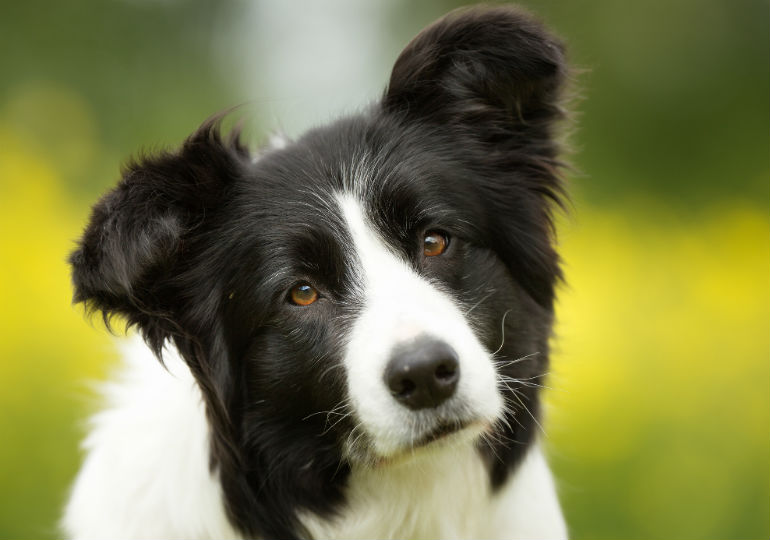
#> input picture datascience_2705/border_collie_hero.jpg, 770 x 540 px
$ jupyter execute TestOpenCV.ipynb
#> lines starting #> are read from the running program, lines starting #| are printed output that depends on the picture
[cell 1]
import cv2
import numpy as np
import matplotlib.pyplot as plt

[cell 2]
img = cv2.imread("border_collie_hero.jpg")
#> img is the input picture: shape (540, 770, 3); mean B, G, R 72.3, 122.7, 121.6

[cell 3]
type(img)

[cell 4]
img.shape
#> Out = (540, 770, 3)

[cell 5]
img

[cell 6]
plt.imshow(cv2.cvtColor(img, cv2.COLOR_BGR2RGB))
plt.show()

#### Secondo procedimento

[cell 7]
img2 = cv2.imread("border_collie_hero.jpg")

[cell 8]
img2 = cv2.cvtColor(img, cv2.COLOR_BGR2RGB)

[cell 9]
plt.imshow(img2)

[cell 10]
b, g, r = cv2.split(img)
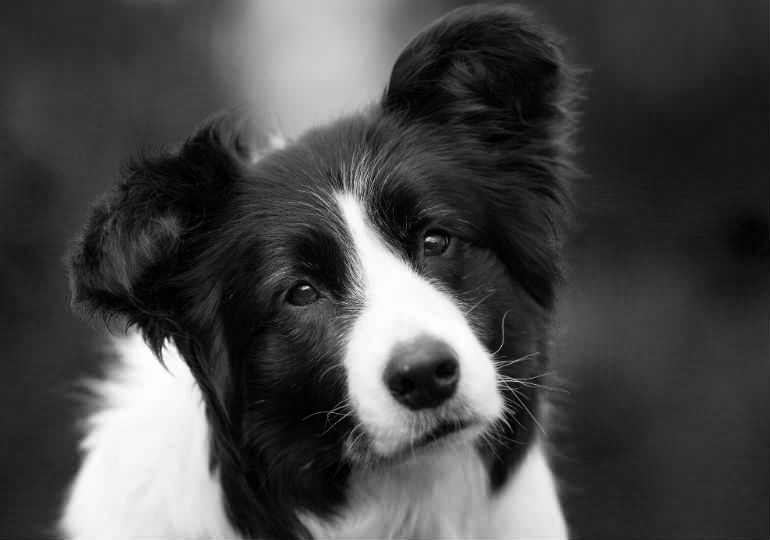
#> b: shape (540, 770); min 0, max 255, mean 72.3
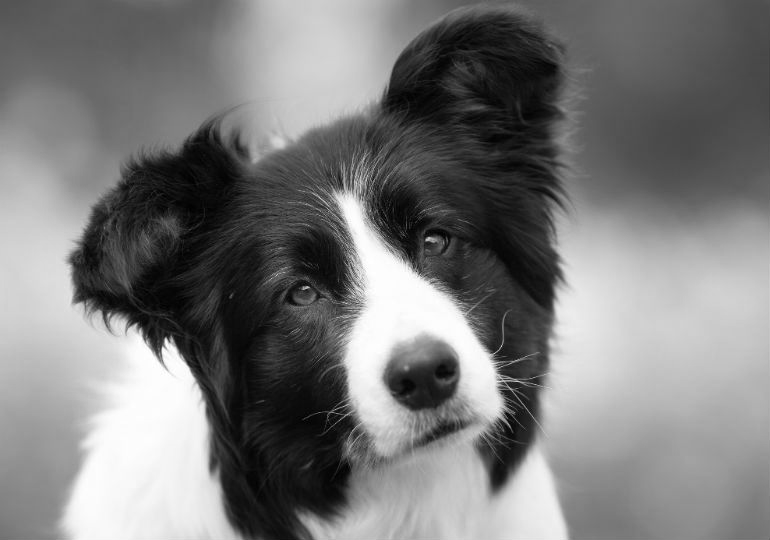
#> g: shape (540, 770); min 0, max 255, mean 122.7

[cell 11]
plt.imshow(b, cmap = "Reds")

[cell 12]
plt.imshow(b, cmap = "Blues")

[cell 13]
plt.imshow(b, cmap = "Greens")

[cell 14]
img3 = cv2.merge((b,g,r))
img3 = cv2.cvtColor(img3, cv2.COLOR_RGB2BGR)

[cell 15]
plt.imshow(img3)

#### Ridimensionamento immagine

[cell 16]
img.shape
#> Out = (540, 770, 3)

[cell 17]
img.shape[0]
#> Out = 540

[cell 18]
img.shape[1]
#> Out = 770

[cell 19]
img.shape[2]
#> Out = 3

[cell 20]
altezza = img.shape[0]
#> altezza = 540
largezza = img.shape[1]
#> largezza = 770
print(altezza, largezza)
#| 540 770

[cell 21]
new_alt = int(img.shape[0] * 0.5)
#> new_alt = 270
new_larg = int(img.shape[1] * 0.5)
#> new_larg = 385

[cell 22]
new_dim = ( new_larg, new_alt)
#> new_dim = (385, 270)
new_dim

[cell 23]
new_img = cv2.resize(img, new_dim)

[cell 24]
new_img.shape

[cell 25]
plt.imshow(new_img)

[cell 26]
cv2.imwrite("img_rideminsionata.jpg", new_img)
#> Out = True
